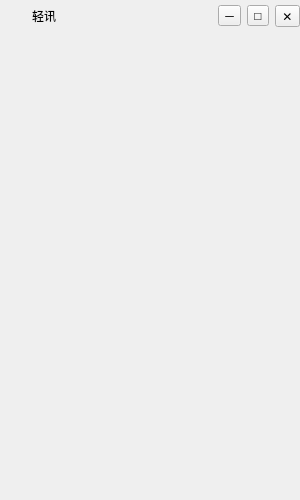
<?xml version="1.0" encoding="UTF-8"?>
<ui version="4.0">
 <class>MainWindow</class>
 <widget class="QMainWindow" name="MainWindow">
  <property name="geometry">
   <rect>
    <x>0</x>
    <y>0</y>
    <width>300</width>
    <height>500</height>
   </rect>
  </property>
  <property name="minimumSize">
   <size>
    <width>300</width>
    <height>500</height>
   </size>
  </property>
  <property name="maximumSize">
   <size>
    <width>300</width>
    <height>500</height>
   </size>
  </property>
  <property name="windowTitle">
   <string>轻讯</string>
  </property>
  <widget class="QWidget" name="centralwidget">
   <layout class="QVBoxLayout" name="main_layout">
    <property name="leftMargin">
     <number>0</number>
    </property>
    <property name="topMargin">
     <number>0</number>
    </property>
    <property name="rightMargin">
     <number>0</number>
    </property>
    <property name="bottomMargin">
     <number>0</number>
    </property>
    <property name="spacing">
     <number>0</number>
    </property>
    <item>
     <widget class="QWidget" name="title_bar" native="true">
      <property name="minimumSize">
       <size>
        <width>0</width>
        <height>32</height>
       </size>
      </property>
      <property name="maximumSize">
       <size>
        <width>16777215</width>
        <height>32</height>
       </size>
      </property>
      <layout class="QHBoxLayout" name="title_layout">
       <property name="leftMargin">
        <number>10</number>
       </property>
       <property name="topMargin">
        <number>0</number>
       </property>
       <property name="rightMargin">
        <number>0</number>
       </property>
       <property name="bottomMargin">
        <number>0</number>
       </property>
       <property name="spacing">
        <number>6</number>
       </property>
       <item>
        <widget class="QLabel" name="title_icon">
         <property name="minimumSize">
          <size>
           <width>16</width>
           <height>16</height>
          </size>
         </property>
         <property name="maximumSize">
          <size>
           <width>16</width>
           <height>16</height>
          </size>
         </property>
         <property name="scaledContents">
          <bool>true</bool>
         </property>
        </widget>
       </item>
       <item>
        <widget class="QLabel" name="title_text">
         <property name="text">
          <string>轻讯</string>
         </property>
        </widget>
       </item>
       <item>
        <spacer name="title_spacer">
         <property name="orientation">
          <enum>Qt::Horizontal</enum>
         </property>
         <property name="sizeHint" stdset="0">
          <size>
           <width>40</width>
           <height>20</height>
          </size>
         </property>
        </spacer>
       </item>
       <item>
        <widget class="QToolButton" name="btn_min">
         <property name="text">
          <string>─</string>
         </property>
        </widget>
       </item>
       <item>
        <widget class="QToolButton" name="btn_max">
         <property name="text">
          <string>□</string>
         </property>
        </widget>
       </item>
       <item>
        <widget class="QToolButton" name="btn_close">
         <property name="text">
          <string>✕</string>
         </property>
        </widget>
       </item>
      </layout>
     </widget>
    </item>
    <item>
     <widget class="QWidget" name="content_holder" native="true"/>
    </item>
   </layout>
  </widget>
 </widget>
 <resources/>
 <connections/>
</ui>
